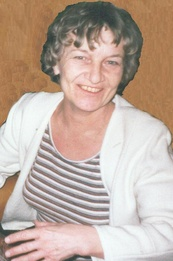
#> input picture Dia2/notebooks/ZuzanaB.jpg, 173 x 261 px, shrunk from 581 x 879 before the run
$ jupyter execute --allow-errors D2L6_Detectando_rostros.ipynb   (shell and % lines are left out)   (Python 2 division)
#> lines starting #> are read from the running program, lines starting #| are printed output that depends on the picture; after the words box and inside, x2 and y2 are one past the last pixel; in counts of white or black regions, pixels touching at a corner belong together
# Dia 2 Libreta 6
En esta libreta usaremos un clasificador para detectar rostros en imagenes; despues realizaran el ejercicio de tomar una foto de su rostro con el dispositivo, extraerlo del mismo a la maquina y aplciar el detector.

Finalmente, trataremos de implementarlo en el dispositivo...

Algo de informacion [tomada de este sitio](https://realpython.com/blog/python/face-recognition-with-python/)

[cell 1]
import matplotlib.pyplot as plt
import sys, os, re, time
import numpy as np
import cv2

[cell 2]
pic = os.path.join('.','ZuzanaB.jpg')

[cell 3]
img=cv2.imread(pic)
#> img is the input picture: shape (261, 173, 3); mean B, G, R 159.2, 171.6, 191.3

[cell 4]
gray = cv2.cvtColor(img, cv2.COLOR_BGR2GRAY)
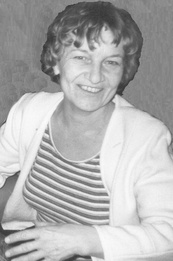
#> gray: shape (261, 173); min 52, max 252, mean 176.1
plt.imshow(gray)

[cell 5]
caras_cascada=cv2.CascadeClassifier('haarcascade_frontalface_default.xml')

[cell 6]
caras = caras_cascada.detectMultiScale(gray, 1.2, 2)
#> caras = [[60, 36, 72, 72]]

[cell 7]
print "Encontramos {0} faces!".format(len(caras))
#| Encontramos 1 faces!

[cell 8]
caras
#> Out = [[60, 36, 72, 72]]

[cell 9]
for (x,y,w,h) in caras:
    cv2.rectangle(img, (x,y), (x+w,y+h), (0,255,0), 2)
#> this loop made 1 pass
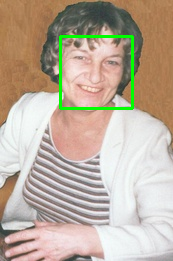
#> img: shape (261, 173, 3); 1.9% of pixels changed, all inside (x1, y1, x2, y2) = (59, 35, 134, 110)

[cell 10]
plt.imshow(img)

Mi ejercicio

[cell 11]
caras = caras_cascada.detectMultiScale(gray, 1.2, 3)
print "Encontramos {0} faces!".format(len(caras))
#| Encontramos 1 faces!
i= img.copy()
for (x,y,w,h) in caras:
    cv2.rectangle(i, (x,y), (x+w,y+h), (0,255,0), 2)
plt.imshow(i)

************************* Termina mi ejercicio

[cell 12]
import android
#> (the rest of this cell did not finish here and is left out)

#> (a cell that did not finish here is left out)

#> (a cell that did not finish here is left out)

#> (a cell that did not finish here is left out)

Mi ejercicio

[cell 16]
import android
#> (the rest of this cell did not finish here and is left out)

Termina mi ejercicio

[cell 17]
pic = os.path.join('.','IMG_20150915_134306650_HDR.jpg')
img=cv2.imread(pic)
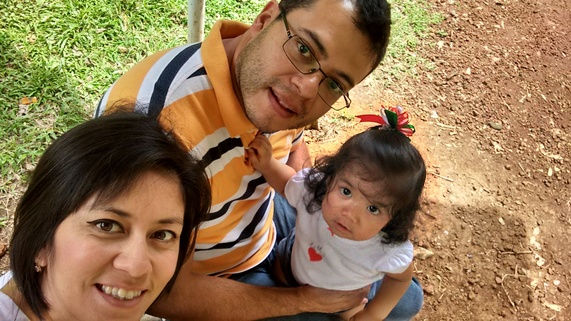
#> input picture Dia2/notebooks/IMG_20150915_134306650_HDR.jpg, 571 x 321 px, shrunk from 1920 x 1080 before the run
#> img is the input picture: shape (321, 571, 3); mean B, G, R 82.8, 118.9, 148.6
gray = cv2.cvtColor(img, cv2.COLOR_BGR2GRAY)
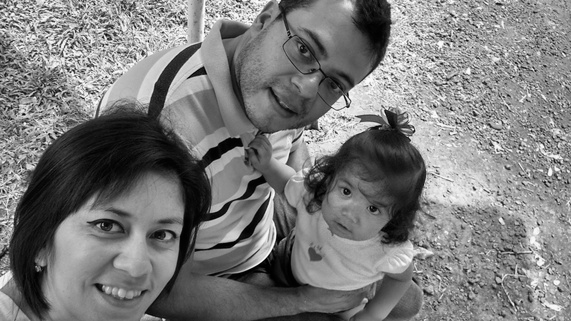
#> gray: shape (321, 571); min 0, max 255, mean 123.7
plt.imshow(gray)
caras = caras_cascada.detectMultiScale(gray, 1.6, 2)
#> caras = ()
print "Encontramos {0} faces!".format(len(caras))
#| Encontramos 0 faces!
i= img.copy()
for (x,y,w,h) in caras:
    cv2.rectangle(i, (x,y), (x+w,y+h), (0,255,0), 2)
#> this loop made 0 passes
plt.imshow(i)
#> figure, not shown here; B, G, R data is drawn as R, G, B
